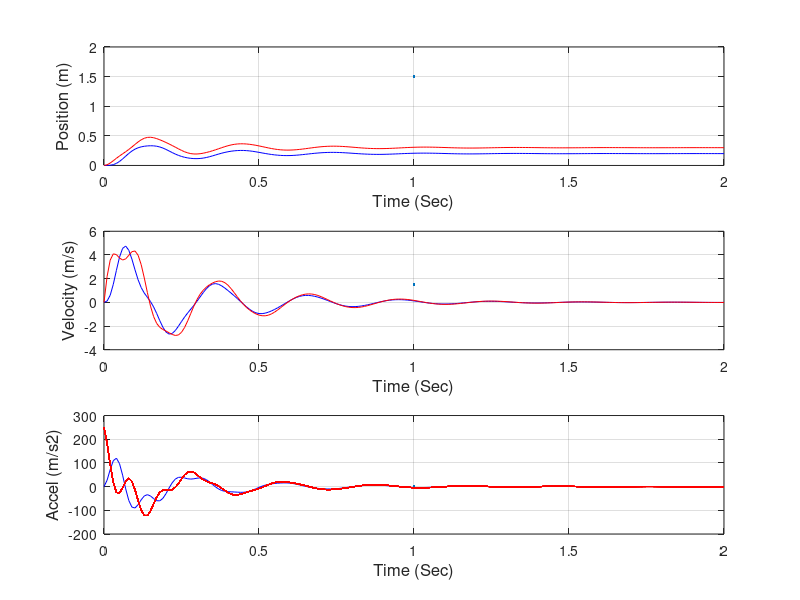

This figure's MATLAB source:
% Fernando Patlan, MECE 6341 Modeling of Physical Systems
% Problem 2 MSD System - 2 Mass System
% Force acting directly on Mass 2. Mass 1 is connected
% by a spring and damper system

clc % clear the command code in command window
clear all % clears variables and cache memory

%Set up constants of system
m1=1.2; % mass in kg
m2=0.80;
k1=1000; % spring constant in N/m
k2=2000;
b1=5; % damper viscosity in N/(m/s)
b2=10;
F=200; % force in N

%Set up state of system
A=[ 0 1 0 0;
   -(k1+k2)/m1 -b1/m1 k2/m1 b1/m1;
   0 0 0 1;
   k2/m2 b1/m2 -k2/m2 -(b1+b2)/m2];
B=[0 0 0 1/m2]'; %Transposed B matrix
C=[ 1 0 0 0;
    0 1 0 0;
    0 0 1 0;
    0 0 0 1];
D=[0 0 0 0]'; % D matrix transposed
x0=[0 0 0 0]'; % state vector initial values
tf= 2;  %final time in seconds
t1=[0:0.01:tf];  %time interval in steps of 0.1 seconds
u=F*ones(size(t1)); % Fcos(t1); force wrt time

%Plotting the system
sys1=ss(A,B,C,D);
[y,t,x]=lsim(sys1,u,t1,x0); % y gives outputs

%Acceleration Calculation
%based on calculated fbd diagram equations
accel1 = (k2*(y(:,3)-y(:,1))+b1*(y(:,4)-y(:,2))-k1*y(:,1))/m1;
accel2 = (u-b2*y(:,4)-b1*(y(:,4)-y(:,2))-k2*(y(:,3)-y(:,1)))/m2;

figure(1)
subplot(311) %Position: Mass 1 in Blue, Mass 2 in Red
plot(t, y(:,1), '-b', t, y(:,3), '-r', LineWidth=1.5)
xlabel('Time (Sec)', 'fontsize', 12)
ylabel('Position (m)', 'fontsize', 12)
grid
subplot(312) %Velocity: Mass 1 in Blue, Mass 2 in Red
plot(t, y(:,2), '-b', t, y(:,4), '-r', LineWidth=1.5)
xlabel('Time (Sec)', 'fontsize', 12)
ylabel('Velocity (m/s)', 'fontsize', 12)
grid
subplot(313) %Acceleration: Mass 1 in Blue, Mass 2 in Red
plot(t, accel1, '-b', t, accel2, '-r', LineWidth=1.5)
xlabel('Time (Sec)', 'fontsize', 12)
ylabel('Accel (m/s2)', 'fontsize', 12)
grid